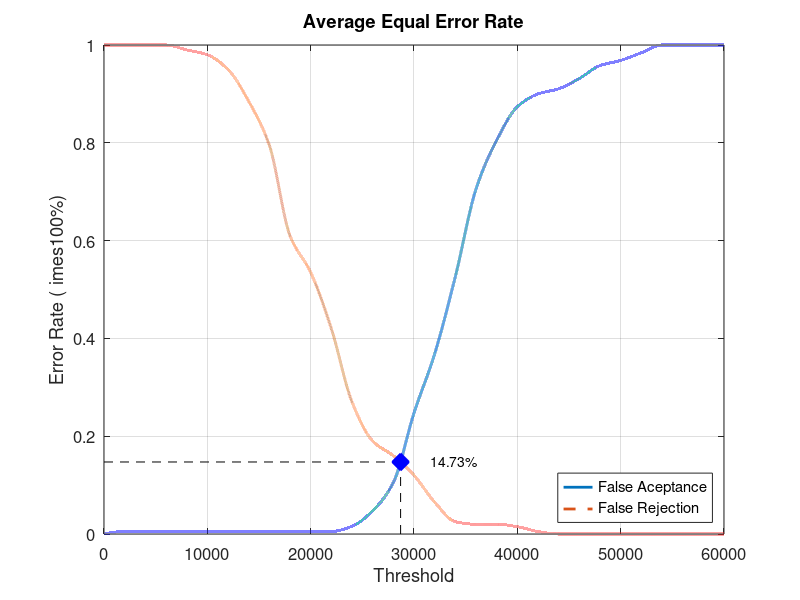
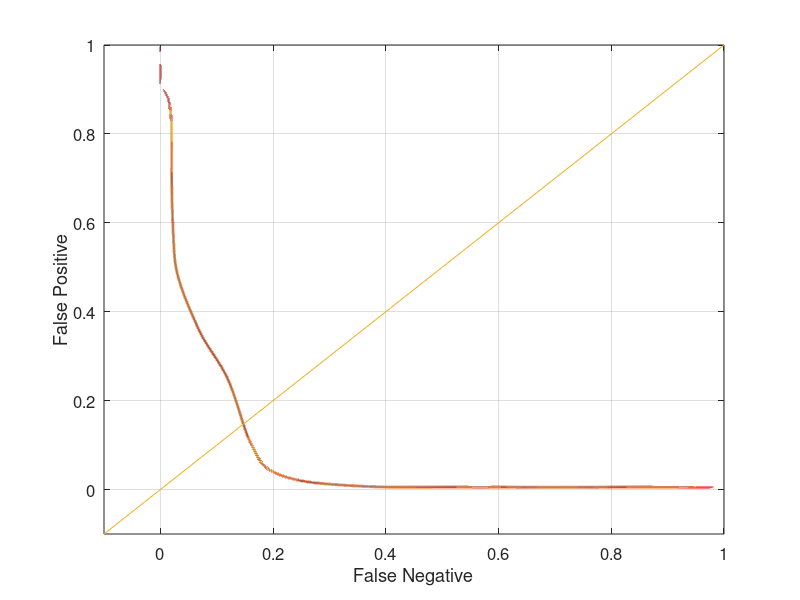

The MATLAB source for these figures, in order:
close all;
clear;
clc;
x = 0:2000:60000;
xq = 0:0.5:60000;

y0 = [0 0.00526316 0.00526316 0.00526316 0.00526316 0.00526316 0.00526316 0.00526316 0.00526316 0.00526316 0.00526316 0.00526316 0.0157895 0.0473684 0.105263 0.247368 0.368421 0.526316 0.705263 0.805263 0.873684 0.9 0.910526 0.931579 0.957895 0.968421 0.984211 1 1 1 1]
yy0 = interp1(x, y0, xq, 'pchip');
y1 = [1 1 1 1 0.99 0.98 0.95 0.885 0.795 0.61 0.535 0.42 0.27 0.19 0.16 0.12 0.065 0.025 0.02 0.02 0.015 0.005 0 0 0 0 0 0 0 0 0]
yy1 = interp1(x, y1, xq, 'pchip');

% Calculating EER: 
y2 = abs(y0 - y1);
find(y2 == min(y2))
yy2 = abs(yy0 - yy1);
xEER = find(yy2 == min(yy2));
xEERIndex = xq(xEER) % X-axis EER
yEER = yy0(xEER) % Y-axis EER

main = figure
plot(xq, yy0,'-','LineWidth', 2);	hold on
plot(xq, yy1,'--','LineWidth', 2);	hold on
plot([xEERIndex xEERIndex], [0 yEER], 'k--');	hold on
plot([0 xEERIndex], [yEER yEER], 'k--');	hold on
plot(xEERIndex, yEER, 'bx', 'LineWidth', 10);	hold on
text(xEERIndex + 10 * xEERIndex / 100, yEER, [num2str(round((10000 * yEER)) / 100) '%'])
legend('False Aceptance', 'False Rejection', 'Location', 'SouthEast')
xlabel('Threshold')
ylabel('Error Rate (	imes100%)')
title('Average Equal Error Rate')
set(gca, 'FontSize', 12)
axis([0 60000 0 1])
grid on

print(main, 'Database3_1Main', '-dpng');
FNRxFPR = figure('Color', [1 1 1]);
plot(yy1, yy0, '-', yy1, yy0, 'LineWidth', 2);
hold on
y = -0.1:0.1:1
plot(y, y); 
set(gca, 'FontSize', 12)
xlabel('False Negative')
ylabel('False Positive')
axis([-0.1 1 -0.1 1])
set(gca, 'FontSize', 12)
grid on

print(FNRxFPR, 'Database3_1FNRxFPR','-dpng');
